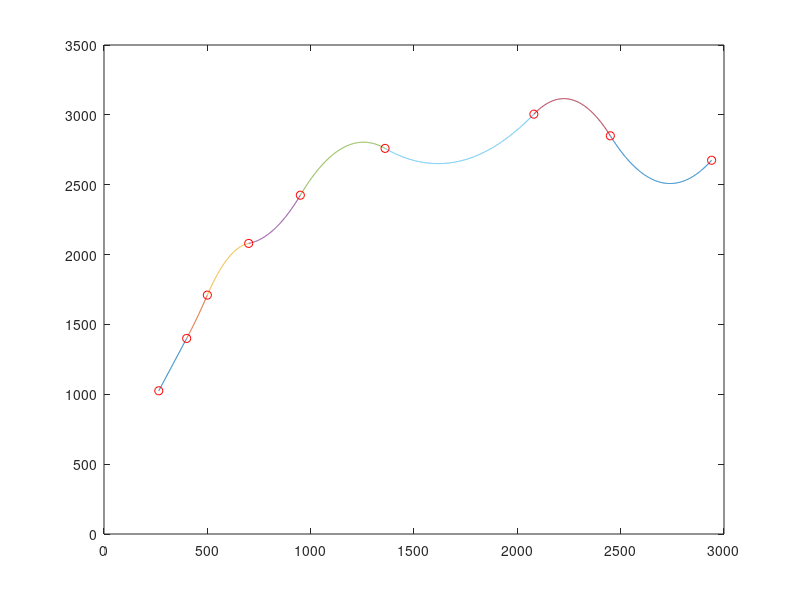

Reproduce this figure in MATLAB.
x = [265 400 500 700 950 1360 2080 2450 2940];
y = [1025 1400 1710 2080 2425 2760 3005 2850 2675];

A = zeros(24);

% spline pass through start point
for i=1:8
    A(i,(i-1)*3+1) = x(i).*x(i);
    A(i,(i-1)*3+2) = x(i);
    A(i,(i-1)*3+3) = 1;
end

% spline pass through end point
for i=2:9
    A(i+7,(i-2)*3+1) = x(i).*x(i);
    A(i+7,(i-2)*3+2) = x(i);
    A(i+7,(i-2)*3+3) = 1;
end

% slope at intersection of splines is equal to each other
for i=2:8
    A(i+15,(i-2)*3+1)= 2*x(i);
    A(i+15,(i-2)*3+2)= 1;
    A(i+15,(i-2)*3+4)= -2*x(i);
    A(i+15,(i-2)*3+5)= -1;
end

% first spline has 0 as coefficient for the x^2
A(24,1) = 1;

B = zeros(24,1);

for i=1:8
    B(i) = y(i);
end

for i=2:9
    B(i+7) = y(i);
end

Res = linsolve(A,B);

% plot each spline
for i=1:8
    xspline = x(i):1:x(i+1);
    yspline = Res((i-1)*3+1).*xspline.^2 + Res((i-1)*3+2).*xspline + Res((i-1)*3+3);
    plot(xspline,yspline);
    hold on;
end

plot(x,y,'o','MarkerEdgeColor','r'); % plot real points

yl = ylim; % Get current limits.
ylim([0, yl(2)]); % Replace lower limit only with a y of 0.

xl = xlim; % Get current limits.
xlim([0, xl(2)]); % Replace lower limit only with a x of 0.
